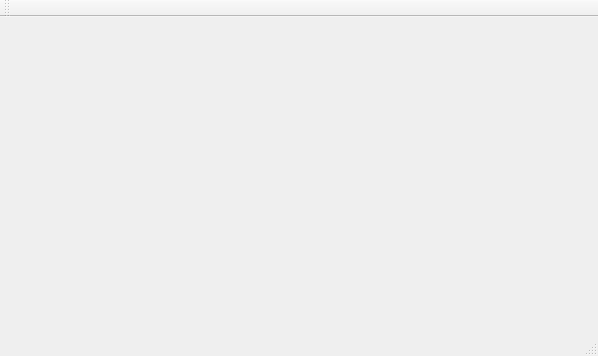
<?xml version="1.0" encoding="UTF-8"?>
<ui version="4.0">
 <class>MainWindow</class>
 <widget class="QMainWindow" name="MainWindow">
  <property name="geometry">
   <rect>
    <x>0</x>
    <y>0</y>
    <width>598</width>
    <height>356</height>
   </rect>
  </property>
  <property name="windowTitle">
   <string>MainWindow</string>
  </property>
  <widget class="ConsoleWidget" name="centralWidget"/>
  <widget class="QMenuBar" name="menuBar">
   <property name="geometry">
    <rect>
     <x>0</x>
     <y>0</y>
     <width>598</width>
     <height>26</height>
    </rect>
   </property>
  </widget>
  <widget class="QToolBar" name="mainToolBar">
   <attribute name="toolBarArea">
    <enum>TopToolBarArea</enum>
   </attribute>
   <attribute name="toolBarBreak">
    <bool>false</bool>
   </attribute>
  </widget>
  <widget class="QStatusBar" name="statusBar"/>
 </widget>
 <layoutdefault spacing="6" margin="11"/>
 <customwidgets>
  <customwidget>
   <class>ConsoleWidget</class>
   <extends>QWidget</extends>
   <header location="global">gui/consolewidget.h</header>
   <container>1</container>
  </customwidget>
 </customwidgets>
 <resources/>
 <connections/>
</ui>
